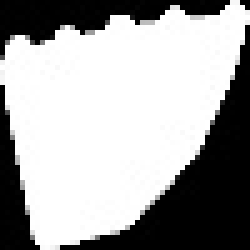
#> input picture gestures/1/123.jpg, 50 x 50 px, found by its file name (shown 5 times larger); its folder holds only this picture in this run
$ python Rotate_images.py
#> lines starting #> are read from the running program, lines starting #| are printed output that depends on the picture
import cv2
import os

def flip_images():
    gest_folder = "gestures"
    if not os.path.exists(gest_folder):
        print(f"ERROR: {gest_folder} directory not found.")
        return

    gesture_ids = [d for d in os.listdir(gest_folder) if os.path.isdir(os.path.join(gest_folder, d))]

    for g_id in gesture_ids:
        print(f"Processing gesture ID: {g_id}")
        folder_path = os.path.join(gest_folder, g_id)

        existing_files = os.listdir(folder_path)
        images = [f for f in existing_files if f.endswith(".jpg") and "_flipped" not in f]
        count = 0
        for filename in images:
            name_part = os.path.splitext(filename)[0]
            new_filename = f"{name_part}_flipped.jpg"

            if new_filename in existing_files:
                continue

            path = os.path.join(folder_path, filename)
            img = cv2.imread(path, 0)
#> img is the input picture: shape (50, 50); min 0, max 255, mean 165.8

            if img is None:
                print(f"  Warning: Could not read {path}")
                continue

            new_path = os.path.join(folder_path, new_filename)

            # Flip and save
            flipped_img = cv2.flip(img, 1)
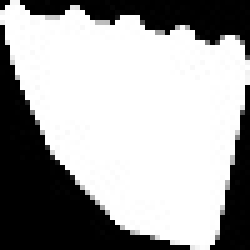
#> flipped_img: shape (50, 50) (shown 5 times larger); min 0, max 255, mean 165.8
            if cv2.imwrite(new_path, flipped_img):
                count += 1

        print(f"  Successfully flipped {count} new images in gesture {g_id}.")

if __name__ == "__main__":
    flip_images()
